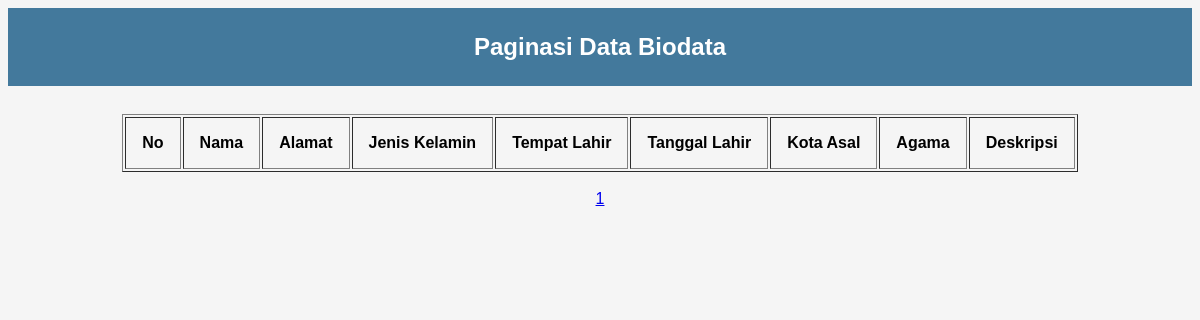
The page /modul10_1708561065/index.php?halaman=2 on the database as committed earlier.
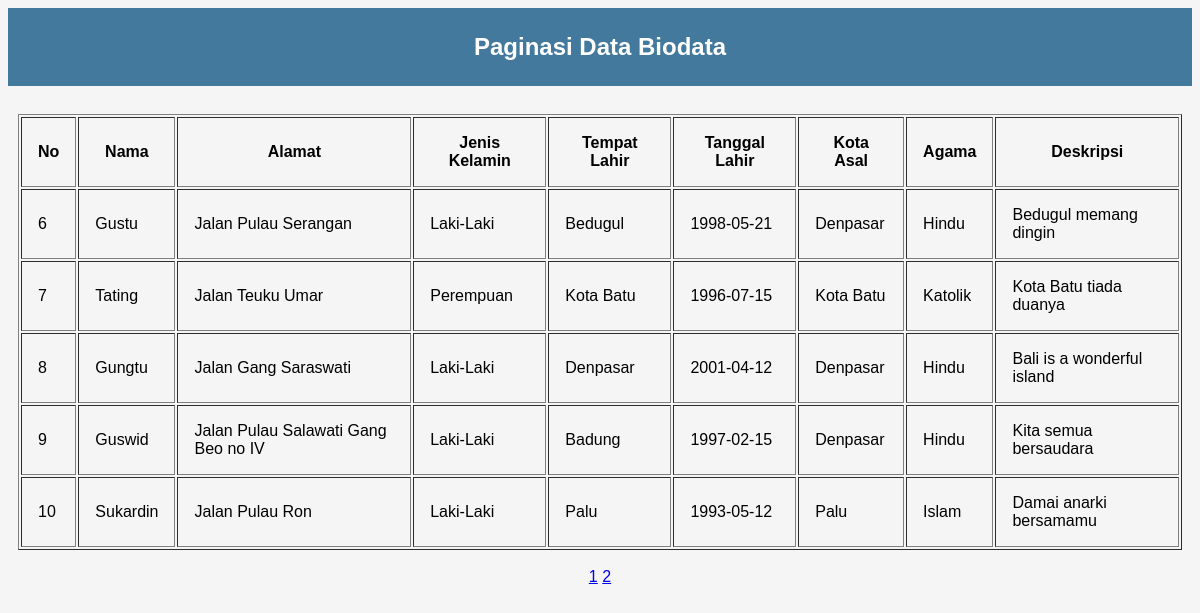
The same page on the database as committed later.
### tables this page shows
CREATE TABLE `data` (
  `no` int(11) NOT NULL,
  `nama` varchar(40) NOT NULL,
  `alamat` varchar(80) NOT NULL,
  `jenis_kelamin` varchar(15) NOT NULL,
  `tempat_lahir` varchar(40) NOT NULL,
  `tanggal_lahir` date NOT NULL,
  `kota_asal` varchar(30) NOT NULL,
  `agama` varchar(25) NOT NULL,
  `deskripsi` varchar(80) NOT NULL
);

### modul10_1708561065/index.php (the view, shortened to what this page needs)
<!DOCTYPE html>
<html>
    <head>
        <link rel="stylesheet" href="style.css">
    </head>
    <body>
        <div class="header">
            <h2 align="center">Paginasi Data Biodata</h2>
        </div>
        <div class="container">
        <br>
        <?php
        $koneksi = mysqli_connect("localhost","root","","biodata") or die(mysqli_error());
        $halaman = 5;
        $page = isset($_GET["halaman"]) ? (int)$_GET["halaman"] : 1;
        $mulai = ($page>1) ? ($page * $halaman) - $halaman : 0;
        $result = mysqli_query($koneksi, "SELECT * FROM data");
        $total = mysqli_num_rows($result);
        $pages = ceil($total/$halaman);
        $sql = "SELECT * FROM data LIMIT $mulai, $halaman";
        $query = mysqli_query($koneksi, $sql);
        echo "<table class='tabel' border='1' cellpadding='16' align='center'>";
        echo "<tr>
                <th>No</th>
                <th>Nama</th>
                <th>Alamat</th>
                <th>Jenis Kelamin</th>
                <th>Tempat Lahir</th>
                <th>Tanggal Lahir</th>
                <th>Kota Asal</th>
                <th>Agama</th>
                <th>Deskripsi</th>
              </tr>";
            $no =$mulai+1;
            while($data = mysqli_fetch_array($query)){
                ?>
                    <tr>
                        <td><?php echo $no ?></td>
                        <td><?php echo $data['nama']; ?></td>
                        <td><?php echo $data['alamat']; ?></td>
                        <td><?php echo $data['jenis_kelamin']; ?></td>
                        <td><?php echo $data['tempat_lahir']; ?></td>
                        <td><?php echo $data['tanggal_lahir']; ?></td>
                        <td><?php echo $data['kota_asal']; ?></td>
                        <td><?php echo $data['agama']; ?></td>
                        <td><?php echo $data['deskripsi']; ?></td>
                    </tr>
                <?php
                $no++;
            }
            echo "</table>";
?><div class="pagination">
  <br><center>
  <?php for ($i=1; $i<=$pages ; $i++){ ?>
  <a href="?halaman=<?php echo $i; ?>"><?php echo $i;?></a>
  <?php } ?>
  </center>
        </div>
    </body>
</html>

### modul10_1708561065/style.css (style rules this page uses)
body { font-family: helvetica,garamond; background-color: rgb(245,245,245); }
.header { background-color: rgb(67,121,156); color: white; margin: 0; padding: 15px; }
.header h2,h4 { margin: 10px; }
.container { margin: 0px; padding: 10px; }

Rows that differ between the two databases and show on the page:
added data: nama "Gustu", alamat "Jalan Pulau Serangan", jenis_kelamin "Laki-Laki", tempat_lahir "Bedugul", tanggal_lahir "1998-05-21", kota_asal "Denpasar", agama "Hindu", deskripsi "Bedugul memang dingin"
added data: nama "Tating", alamat "Jalan Teuku Umar", jenis_kelamin "Perempuan", tempat_lahir "Kota Batu", tanggal_lahir "1996-07-15", kota_asal "Kota Batu", agama "Katolik", deskripsi "Kota Batu tiada duanya"
added data: nama "Gungtu", alamat "Jalan Gang Saraswati", jenis_kelamin "Laki-Laki", tempat_lahir "Denpasar", tanggal_lahir "2001-04-12", kota_asal "Denpasar", agama "Hindu", deskripsi "Bali is a wonderful island"
added data: nama "Guswid", alamat "Jalan Pulau Salawati Gang Beo no IV", jenis_kelamin "Laki-Laki", tempat_lahir "Badung", tanggal_lahir "1997-02-15", kota_asal "Denpasar", agama "Hindu", deskripsi "Kita semua bersaudara"
added data: nama "Sukardin", alamat "Jalan Pulau Ron", jenis_kelamin "Laki-Laki", tempat_lahir "Palu", tanggal_lahir "1993-05-12", kota_asal "Palu", agama "Islam", deskripsi "Damai anarki bersamamu"
Other text that changed with them:
new list line: "2"
